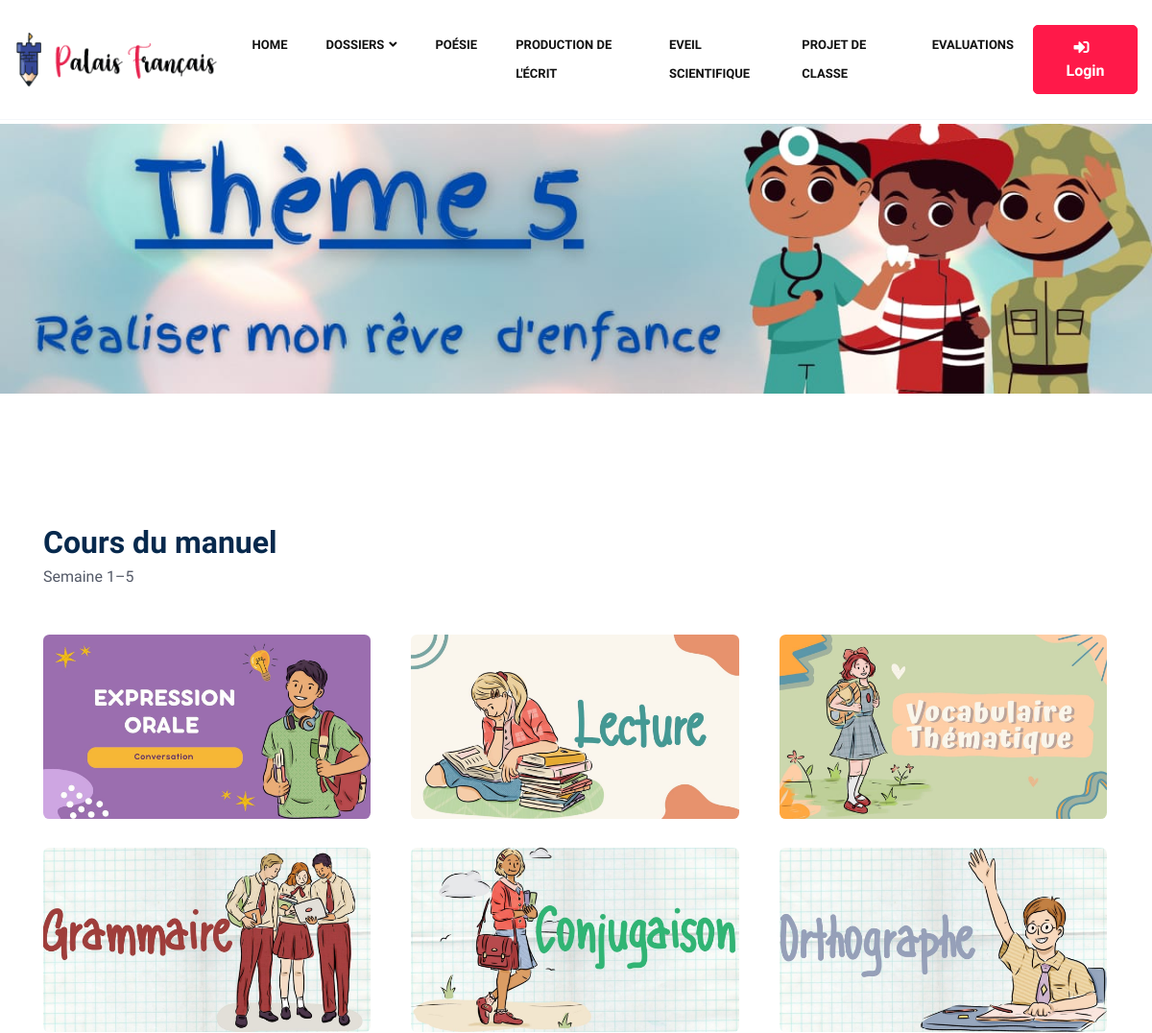
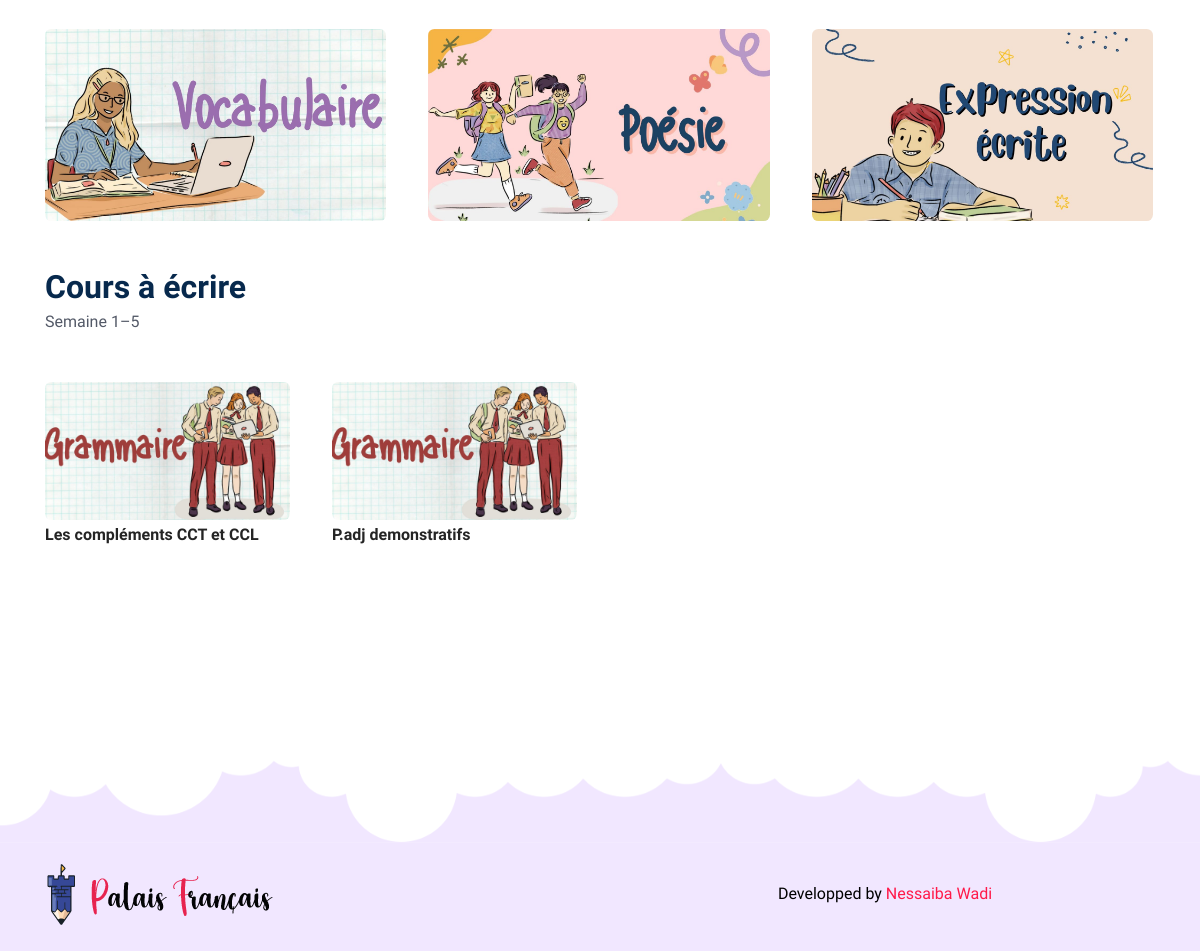
/Palais-Français/theme11.php, run on the app's committed database (2 pictures, top to bottom).
### tables this page shows
CREATE TABLE `courses` (
  `course_id` int(11) NOT NULL,
  `theme_id` int(11) DEFAULT NULL,
  `course_name` varchar(255) DEFAULT NULL,
  `course_pdf` varchar(255) DEFAULT NULL,
  `picture` varchar(255) DEFAULT NULL
);

CREATE TABLE `writingcourses` (
  `id` int(11) NOT NULL,
  `theme_id` int(11) DEFAULT NULL,
  `course_name` varchar(255) DEFAULT NULL,
  `course_pdf` varchar(255) DEFAULT NULL,
  `picture` varchar(255) DEFAULT NULL
);

### Palais-Français/theme11.php (the view, shortened to what this page needs)
<!DOCTYPE html>
<html lang="zxx">
<head>
    <link rel="stylesheet" href="assets/vendors/bootstrap/bootstrap.css">
    <link rel="stylesheet" href="assets/vendors/fontawesome/css/all.css">
    <link rel="stylesheet" href="assets/vendors/bicon/css/bicon.min.css">
    <link rel="stylesheet" href="assets/vendors/themify/themify-icons.css">
    <link rel="stylesheet" href="assets/vendors/animate-css/animate.css">
    <link rel="stylesheet" href="assets/vendors/woocommerce/woocommerce-layouts.css">
    <link rel="stylesheet" href="assets/vendors/woocommerce/woocommerce-small-screen.css">
    <link rel="stylesheet" href="assets/vendors/woocommerce/woocommerce.css">
    <link rel="stylesheet" href="assets/vendors/owl/assets/owl.carousel.min.css">
    <link rel="stylesheet" href="assets/vendors/owl/assets/owl.theme.default.min.css">
    <link rel="stylesheet" href="assets/css/style.css">
    <link rel="stylesheet" href="assets/css/responsive.css">
</head>
<body id="top-header">
<?php include "header2.php" ?>
<section class="page-header-13">
</section>
<main class="site-main page-wrapper woocommerce">
    <section class="space-3">
        <div class="container">
            <div class="row">
                <div class="col-lg-12 mb-4 mb-lg-0">
                    <div class="section-title">
                        <h2 class="title d-block text-left-sm">Cours du manuel</h2>
                        <p class="woocommerce-result-count"> Semaine 1–5</p>
                    </div>
                    <ul class="products columns-3">
                        <?php
                        include "conn.php";
                        $theme_id = 14;
                        $resultCourses = $mysqli->query("SELECT * FROM Courses WHERE theme_id = $theme_id");
                        $counter = 0;
                        while ($course = $resultCourses->fetch_assoc()) {
                            $counter++;
                            $class = ($counter % 3 == 0) ? 'product last' : 'product';
                            ?>
                            <li class="<?php echo $class; ?>">
                                <div class="product-wrap">
                                    <?php echo '<a href="' . $course['course_pdf'] . '" target="_blank" class=""><img src="' . $course['picture'] . '" alt=""></a>'; ?>
                                </div>
                            </li>
                            <?php
                        }?>
                    </ul>
                </div>
            </div>
        </div>
    </section>
    <section class="space-3">
        <div class="container">
            <div class="row">
                <div class="col-lg-12 mb-4 mb-lg-0">
                    <div class="section-title">
                        <h2 class="title d-block text-left-sm">Cours à écrire</h2>
                        <p class="woocommerce-result-count"> Semaine 1–5</p>
                    </div>
                    <ul class="products columns-4">
                        <?php
                        include "conn.php";
                        $theme_id = 14;
                        $resultsCourses = $mysqli->query("SELECT * FROM writingcourses WHERE theme_id = $theme_id");
                        $counter = 0;
                        while ($courses = $resultsCourses->fetch_assoc()) {
                            $counter++;
                            $class = ($counter % 4 == 0) ? 'product last' : 'product';
                            ?>
                            <li class="<?php echo $class; ?>">
                                <div class="product-wrap">
                                    <?php echo '<a href="' . $courses['course_pdf'] . '" target="_blank" class=""><img src="' . $courses['picture'] . '" alt=""></a>'; ?>
                                </div>
                                <span class="price">
                                <span class="woocommerce-Price-amount amount">
                                     <?php echo $courses['course_name'] ?>
                                </span>
                            </span>
                            </li>
                            <?php
                        }?>
                    </ul>
                </div>
            </div>
        </div>
    </section>
</main>
<?php include "footer.php" ?>
<div class="fixed-btm-top">
</div>
</body>
</html>

### data on the page
courses: picture (picture)
courses: picture (picture)
courses: picture (picture)
courses: picture (picture)
courses: picture (picture)
courses: picture (picture)
courses: picture (picture)
courses: picture (picture)
courses: picture (picture)
writingcourses: picture (picture), course_name "Les compléments CCT et CCL"
writingcourses: picture (picture), course_name "P.adj demonstratifs"
